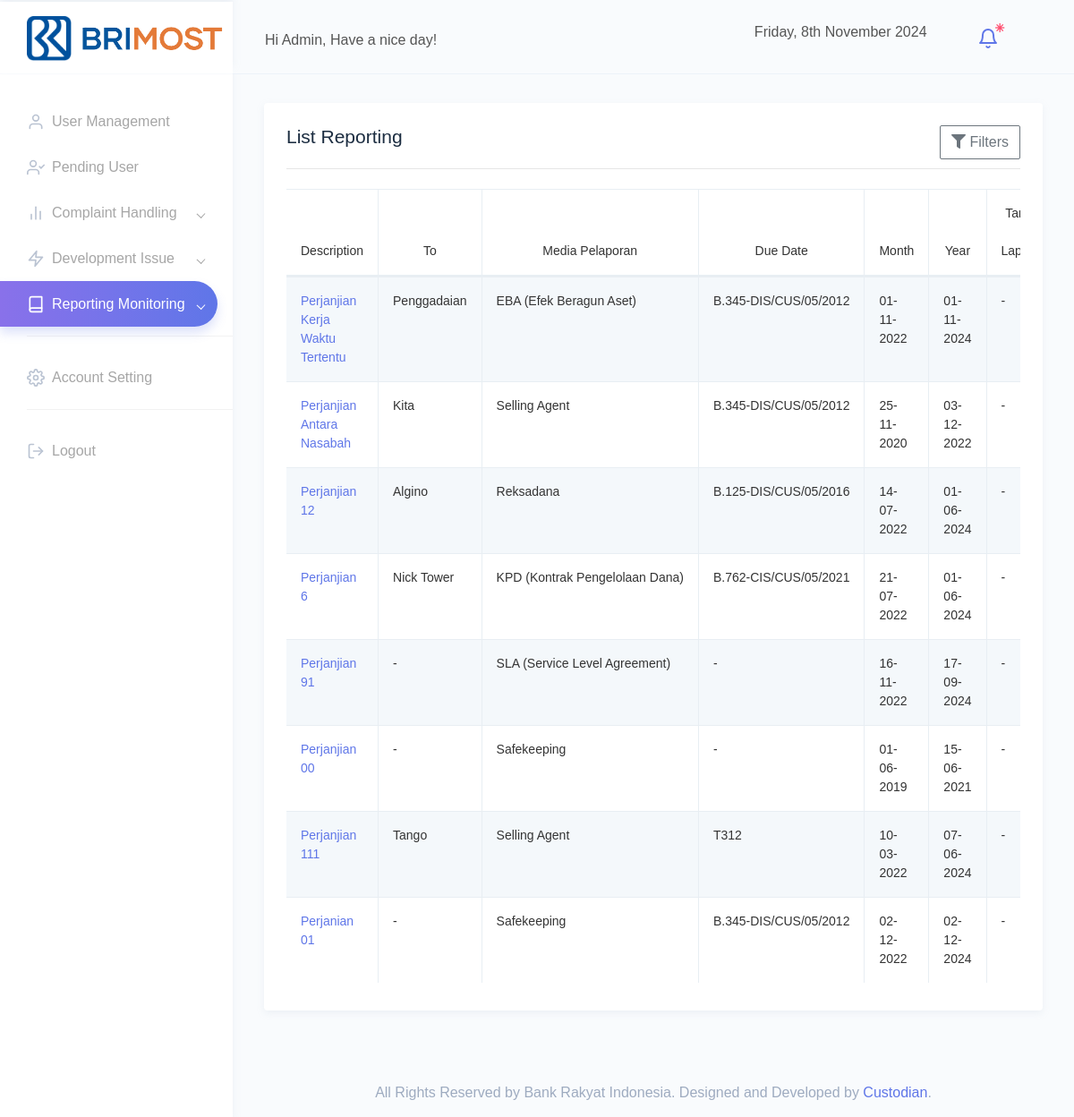
Page /dashboard/search.php (signed in) on the committed database.
### tables this page shows
CREATE TABLE `docs` (
  `id_dokumen` varchar(255) NOT NULL,
  `nama_dokumen` varchar(255) NOT NULL,
  `dokumen` varchar(255) NOT NULL,
  `nasabah` varchar(255) NOT NULL,
  `jenis_perjanjian` varchar(255) NOT NULL,
  `nomor_perjanjian` varchar(255) NOT NULL,
  `nomor_perjanjian_terkait` varchar(255) DEFAULT NULL,
  `tanggal_perjanjian` varchar(255) NOT NULL,
  `tanggal_berakhir` varchar(255) NOT NULL,
  `batas_review` varchar(255) NOT NULL,
  `status` varchar(255) NOT NULL,
  `approver` int(11) NOT NULL,
  `is_approved` int(11) NOT NULL DEFAULT 0,
  `created_at` timestamp NOT NULL DEFAULT current_timestamp(),
  `updated_at` timestamp NOT NULL DEFAULT current_timestamp()
);

### dashboard/search.php (the view, shortened to what this page needs)
<?php
require('../function.php');
?>
<!DOCTYPE html>
<html lang="en">
<head>
    <link href="../src/assets/extra-libs/datatables.net-bs4/css/dataTables.bootstrap4.css" rel="stylesheet">
    <link href="../src/assets/extra-libs/datatables.net/css/buttons.dataTables.min.css" rel="stylesheet">
    <?php include "../partials/head.php"; ?>
</head>
<body>
    <div id="main-wrapper" data-theme="light" data-layout="vertical" data-navbarbg="skin6" data-sidebartype="full" data-sidebar-position="fixed" data-header-position="fixed" data-boxed-layout="full">
        <?php include "../partials/navbar.php" ?>
        <?php include "../partials/sidebar.php" ?>
        <div class="page-wrapper">
            <div class="container-fluid">
                <div class="row">
                    <div class="col-md-12">
                        <div class="card">
                            <div class="card-body">
                                <div class="btn-group float-left">
                                    <h3 class="page-title text-truncate text-dark font-weight-medium mb-1">List Reporting</h3>
                                </div>
                                <div class="btn-group float-right">
                                    <button type="button" class="btn btn-outline-secondary" data-toggle="modal" data-target="#top-modal"><i class="fa fa-filter"></i> Filters</button>
                                </div>
                                <hr class="mt-5">
                                <div class="table-responsive">
                                    <table width="1600" style="color:#333;font-size: 14px;" id="myTable" class="table table-striped table-bordered">
                                        <thead>
                                            <tr>
                                                <th class="text-center">Description</th>
                                                <th class="text-center">To</th>
                                                <th class="text-center">Media Pelaporan</th>
                                                <th class="text-center">Due Date</th>
                                                <th class="text-center">Month</th>
                                                <th class="text-center">Year</th>
                                                <th class="text-center">Tanggal di Laporkan</th>
                                            </tr>
                                        </thead>
                                        <tbody>
                                            <?php
                                            if (isset($_POST['simpan'])) {
                                                $and = 'is_approved = 1';
                                                if (!empty($_POST['status'])) {
                                                    $filter = implode(",", $_POST['status']);
                                                    $and .= " AND `status` IN ($filter)";
                                                }
                                                if (!empty($_POST['type'])) {
                                                    $filter2 = implode(",", $_POST['type']);
                                                    $and .= " AND jenis_perjanjian IN ($filter2)";
                                                }
                                                if (!empty($_POST['firstdate']) && !empty($_POST['lastdate'])) {
                                                    $fd = $_POST['firstdate'];
                                                    $ld = $_POST['lastdate'];
                                                    $and .= " AND tanggal_perjanjian BETWEEN '$fd' AND '$ld'";
                                                }
                                                $sql = mysqli_query($conn, "SELECT * FROM reporting WHERE " . $and);
                                            } elseif (isset($_GET['jan'])) {
                                                $jan = $_GET['jan'];
                                                $sql = mysqli_query($conn, "SELECT * FROM docs WHERE tanggal_perjanjian LIKE '%$jan%' AND is_approved = 1");
                                            } elseif (isset($_GET['feb'])) {
                                                $feb = $_GET['feb'];
                                                $sql = mysqli_query($conn, "SELECT * FROM docs WHERE tanggal_perjanjian LIKE '%$feb%' AND is_approved = 1");
                                            } elseif (isset($_GET['mar'])) {
                                                $mar = $_GET['mar'];
                                                $sql = mysqli_query($conn, "SELECT * FROM docs WHERE tanggal_perjanjian LIKE '%$mar%' AND is_approved = 1");
                                            } elseif (isset($_GET['apr'])) {
                                                $apr = $_GET['apr'];
                                                $sql = mysqli_query($conn, "SELECT * FROM docs WHERE tanggal_perjanjian LIKE '%$apr%' AND is_approved = 1");
                                            } elseif (isset($_GET['may'])) {
                                                $may = $_GET['may'];
                                                $sql = mysqli_query($conn, "SELECT * FROM docs WHERE tanggal_perjanjian LIKE '%$may%' AND is_approved = 1");
                                            } elseif (isset($_GET['jun'])) {
                                                $jun = $_GET['jun'];
                                                $sql = mysqli_query($conn, "SELECT * FROM docs WHERE tanggal_perjanjian LIKE '%$jun%' AND is_approved = 1");
                                            } elseif (isset($_GET['jul'])) {
                                                $jul = $_GET['jul'];
                                                $sql = mysqli_query($conn, "SELECT * FROM docs WHERE tanggal_perjanjian LIKE '%$jul%' AND is_approved = 1");
                                            } elseif (isset($_GET['aug'])) {
                                                $aug = $_GET['aug'];
                                                $sql = mysqli_query($conn, "SELECT * FROM docs WHERE tanggal_perjanjian LIKE '%$aug%' AND is_approved = 1");
                                            } elseif (isset($_GET['sep'])) {
                                                $sep = $_GET['sep'];
                                                $sql = mysqli_query($conn, "SELECT * FROM docs WHERE tanggal_perjanjian LIKE '%$sep%' AND is_approved = 1");
                                            } elseif (isset($_GET['oct'])) {
                                                $oct = $_GET['oct'];
                                                $sql = mysqli_query($conn, "SELECT * FROM docs WHERE tanggal_perjanjian LIKE '%$oct%' AND is_approved = 1");
                                            } elseif (isset($_GET['nov'])) {
                                                $nov = $_GET['nov'];
                                                $sql = mysqli_query($conn, "SELECT * FROM docs WHERE tanggal_perjanjian LIKE '%$nov%' AND is_approved = 1");
                                            } elseif (isset($_GET['des'])) {
                                                $des = $_GET['des'];
                                                $sql = mysqli_query($conn, "SELECT * FROM docs WHERE tanggal_perjanjian LIKE '%$des%' AND is_approved = 1");
                                            } elseif (isset($_GET['kpd'])) {
                                                $sql = mysqli_query($conn, "SELECT * FROM docs WHERE jenis_perjanjian = 'KPD (Kontrak Pengelolaan Dana)' AND is_approved = 1");
                                            } elseif (isset($_GET['eba'])) {
                                                $sql = mysqli_query($conn, "SELECT * FROM docs WHERE jenis_perjanjian = 'EBA (Efek Beragun Aset)' AND is_approved = 1");
                                            } elseif (isset($_GET['sla'])) {
                                                $sql = mysqli_query($conn, "SELECT * FROM docs WHERE jenis_perjanjian = 'SLA (Service Level Agreement)' AND is_approved = 1");
                                            } elseif (isset($_GET['opsmemo'])) {
                                                $sql = mysqli_query($conn, "SELECT * FROM docs WHERE jenis_perjanjian = 'Ops memo' AND is_approved = 1");
                                            } elseif (isset($_GET['reksadana'])) {
                                                $sql = mysqli_query($conn, "SELECT * FROM docs WHERE jenis_perjanjian = 'Reksadana' AND is_approved = 1");
                                            } elseif (isset($_GET['safekeeping'])) {
                                                $sql = mysqli_query($conn, "SELECT * FROM docs WHERE jenis_perjanjian = 'Safekeeping' AND is_approved = 1");
                                            } elseif (isset($_GET['sellingagent'])) {
                                                $sql = mysqli_query($conn, "SELECT * FROM docs WHERE jenis_perjanjian = 'Selling Agent' AND is_approved = 1");
                                            } elseif (isset($_GET['berlaku'])) {
                                                $sql = mysqli_query($conn, "SELECT * FROM docs WHERE `status` = 'Berlaku' AND is_approved = 1");
                                            } elseif (isset($_GET['tidakberlaku'])) {
                                                $sql = mysqli_query($conn, "SELECT * FROM docs WHERE `status` = 'Tidak Berlaku' AND is_approved = 1");
                                            } elseif (isset($_GET['masareview'])) {
                                                $sql = mysqli_query($conn, "SELECT * FROM docs WHERE `status` = 'Masa Review' AND is_approved = 1");
                                            } else {
                                                $sql = mysqli_query($conn, "SELECT * FROM docs WHERE is_approved = 1");
                                            }
                                            while ($data = mysqli_fetch_array($sql)) {
                                                $remaining = strtotime($data[8]) - time();
                                                $days_remaining = floor($remaining / 86400);
                                                $hours_remaining = floor(($remaining % 86400) / 3600);
                                                $tp = date("d-m-Y", strtotime($data[7]));
                                                $tb =  date("d-m-Y", strtotime($data[8]));
                                            ?>
                                                <tr>
                                                    <td style="width:200px;"><a href="doc.php?id_dokumen=<?= $data[0] ?>"><?= $data[1]; ?></a></td>
                                                    <td style="width:200px;"><?= $data[3]; ?></td>
                                                    <td style="white-space: nowrap;"><?= $data[4]; ?></td>
                                                    <td style="white-space: nowrap;"><?= $data[5]; ?></td>
                                                    <td style="width:150px"><?= $tp; ?></td>
                                                    <td style="width:150px"><?= $tb; ?></td>
                                                    <td style="white-space: nowrap;">
                                                        <?php
                                                        if ($data[10] == 'Masa Review') {
                                                            echo "sisa waktu : $days_remaining hari dan $hours_remaining jam lagi<br>";
                                                        } else {
                                                            echo '-';
                                                        }
                                                        ?>
                                                    </td>
                                                </tr>
                                            <?php } ?>
                                        </tbody>
                                    </table>
                                </div>
                            </div>
                        </div>
                    </div>
                </div>
            </div>
            <footer class="footer text-center text-muted">
                All Rights Reserved by Bank Rakyat Indonesia. Designed and Developed by <a href="#">Custodian</a>.
            </footer>
        </div>
    </div>
</body>
</html>

### rows in the picture
docs: nama_dokumen "Perjanjian Kerja Waktu Tertentu", nasabah "Penggadaian", jenis_perjanjian "EBA (Efek Beragun Aset)", nomor_perjanjian "B.345-DIS/CUS/05/2012", tanggal_perjanjian "01-11-2022", tanggal_berakhir "01-11-2024"
docs: nama_dokumen "Perjanjian Antara Nasabah", nasabah "Kita", jenis_perjanjian "Selling Agent", nomor_perjanjian "B.345-DIS/CUS/05/2012", tanggal_perjanjian "25-11-2020", tanggal_berakhir "03-12-2022"
docs: nama_dokumen "Perjanjian 12", nasabah "Algino", jenis_perjanjian "Reksadana", nomor_perjanjian "B.125-DIS/CUS/05/2016", tanggal_perjanjian "14-07-2022", tanggal_berakhir "01-06-2024"
docs: nama_dokumen "Perjanjian 6", nasabah "Nick Tower", jenis_perjanjian "KPD (Kontrak Pengelolaan Dana)", nomor_perjanjian "B.762-CIS/CUS/05/2021", tanggal_perjanjian "21-07-2022", tanggal_berakhir "01-06-2024"
docs: nama_dokumen "Perjanjian 91", nasabah "-", jenis_perjanjian "SLA (Service Level Agreement)", nomor_perjanjian "-", tanggal_perjanjian "16-11-2022", tanggal_berakhir "17-09-2024"
docs: nama_dokumen "Perjanjian 00", nasabah "-", jenis_perjanjian "Safekeeping", nomor_perjanjian "-", tanggal_perjanjian "01-06-2019", tanggal_berakhir "15-06-2021"
docs: nama_dokumen "Perjanjian 111", nasabah "Tango", jenis_perjanjian "Selling Agent", nomor_perjanjian "T312", tanggal_perjanjian "10-03-2022", tanggal_berakhir "07-06-2024"
docs: nama_dokumen "Perjanian 01", nasabah "-", jenis_perjanjian "Safekeeping", nomor_perjanjian "B.345-DIS/CUS/05/2012", tanggal_perjanjian "02-12-2022", tanggal_berakhir "02-12-2024"

### other values in the picture
$_SESSION['name'] "Admin"
